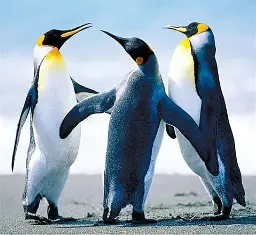
#> input picture Image processing/Photos/photo_1.webp, 256 x 235 px
$ python rotate_image_in_different_orientions.py
#> lines starting #> are read from the running program, lines starting #| are printed output that depends on the picture
import cv2

img = cv2.imread(r"Photos/photo_1.webp")
#> img is the input picture: shape (235, 256, 3); mean B, G, R 176.1, 162.3, 144.4

cv2.imshow("Original",img)
height, weight,_ =img.shape
#> height = 235; weight = 256
T = cv2.getRotationMatrix2D((weight/2,height/2),45,1)
img_trans = cv2.warpAffine(img, T, (height, weight))
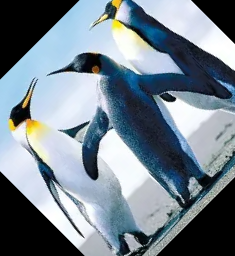
#> img_trans: shape (256, 235, 3); mean B, G, R 142.5, 131.7, 118.2

cv2.imshow("Rotation",img_trans)

cv2.waitKey(0)
cv2.destroyAllWindows()

$ run again, with Image processing/Photos/image.webp copied over Image processing/Photos/photo_1.webp
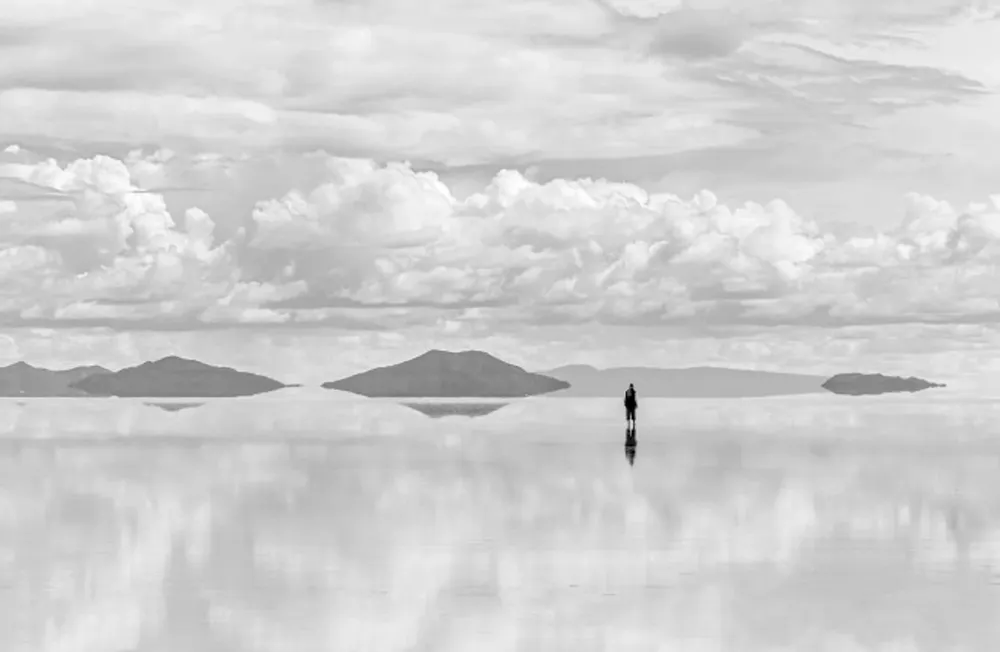
#> input picture Image processing/Photos/image.webp, 1000 x 652 px, shrunk from 1680 x 1096 before the run
#> img is the input picture: shape (652, 1000, 3); mean B, G, R 208.6, 208.6, 208.6
#> `img_trans = cv2.warpAffine(img, T, (height, weight))`:
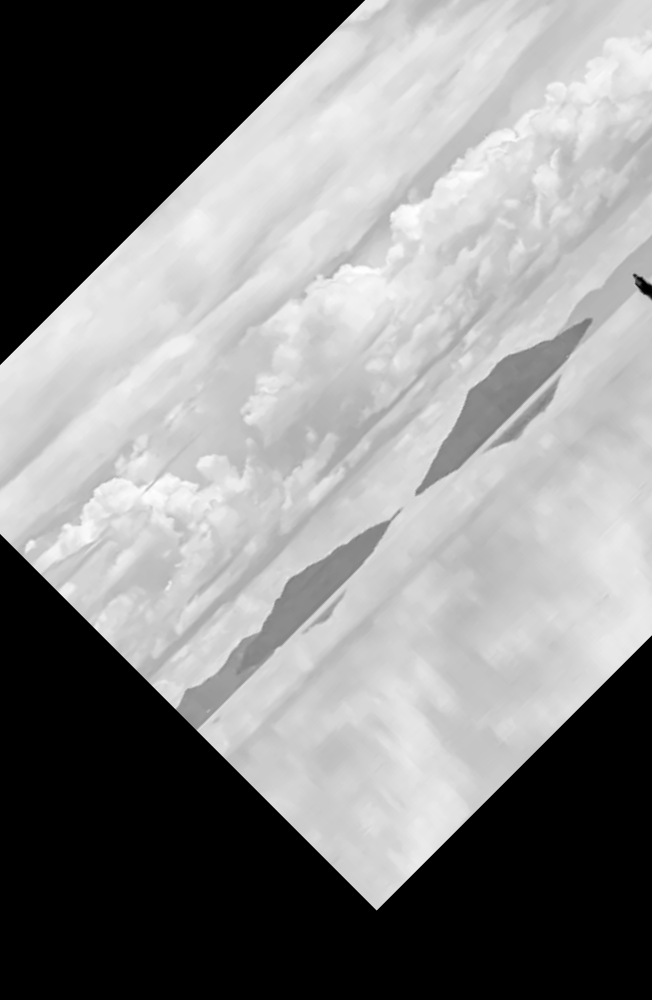
#> img_trans: shape (1000, 652, 3); mean B, G, R 133.3, 133.3, 133.3
